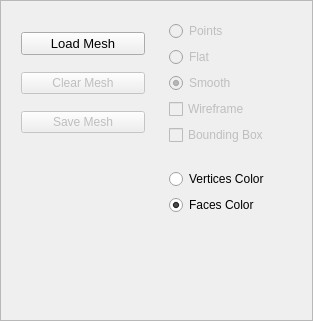
<?xml version="1.0" encoding="UTF-8"?>
<ui version="4.0">
 <class>EigenMeshManager</class>
 <widget class="QFrame" name="EigenMeshManager">
  <property name="geometry">
   <rect>
    <x>0</x>
    <y>0</y>
    <width>313</width>
    <height>321</height>
   </rect>
  </property>
  <property name="windowTitle">
   <string>Frame</string>
  </property>
  <property name="frameShape">
   <enum>QFrame::StyledPanel</enum>
  </property>
  <property name="frameShadow">
   <enum>QFrame::Raised</enum>
  </property>
  <layout class="QGridLayout" name="gridLayout_2">
   <item row="0" column="0">
    <widget class="QFrame" name="frame1">
     <layout class="QGridLayout" name="gridLayout_3">
      <item row="0" column="0">
       <widget class="QPushButton" name="loadMeshButton">
        <property name="font">
         <font>
          <pointsize>10</pointsize>
         </font>
        </property>
        <property name="text">
         <string>Load Mesh</string>
        </property>
       </widget>
      </item>
      <item row="1" column="0">
       <widget class="QPushButton" name="clearMeshButton">
        <property name="enabled">
         <bool>false</bool>
        </property>
        <property name="text">
         <string>Clear Mesh</string>
        </property>
       </widget>
      </item>
      <item row="2" column="0">
       <widget class="QPushButton" name="saveMeshButton">
        <property name="enabled">
         <bool>false</bool>
        </property>
        <property name="text">
         <string>Save Mesh</string>
        </property>
       </widget>
      </item>
     </layout>
    </widget>
   </item>
   <item row="0" column="1">
    <widget class="QFrame" name="frame2">
     <layout class="QGridLayout" name="gridLayout_4">
      <item row="3" column="0">
       <widget class="QCheckBox" name="wireframeMeshCheckBox">
        <property name="enabled">
         <bool>false</bool>
        </property>
        <property name="text">
         <string>Wireframe</string>
        </property>
        <property name="checked">
         <bool>false</bool>
        </property>
       </widget>
      </item>
      <item row="2" column="0">
       <widget class="QRadioButton" name="smoothMeshRadioButton">
        <property name="enabled">
         <bool>false</bool>
        </property>
        <property name="text">
         <string>Smooth</string>
        </property>
        <property name="checked">
         <bool>true</bool>
        </property>
       </widget>
      </item>
      <item row="0" column="0">
       <widget class="QRadioButton" name="pointsMeshRadioButton">
        <property name="enabled">
         <bool>false</bool>
        </property>
        <property name="text">
         <string>Points</string>
        </property>
        <property name="checked">
         <bool>false</bool>
        </property>
       </widget>
      </item>
      <item row="1" column="0">
       <widget class="QRadioButton" name="flatMeshRadioButton">
        <property name="enabled">
         <bool>false</bool>
        </property>
        <property name="text">
         <string>Flat</string>
        </property>
        <property name="checked">
         <bool>false</bool>
        </property>
       </widget>
      </item>
      <item row="4" column="0">
       <widget class="QCheckBox" name="boundingBoxCheckBox">
        <property name="enabled">
         <bool>false</bool>
        </property>
        <property name="text">
         <string>Bounding Box</string>
        </property>
       </widget>
      </item>
     </layout>
    </widget>
   </item>
   <item row="1" column="1">
    <widget class="QFrame" name="frame">
     <property name="frameShape">
      <enum>QFrame::NoFrame</enum>
     </property>
     <property name="frameShadow">
      <enum>QFrame::Plain</enum>
     </property>
     <layout class="QGridLayout" name="gridLayout">
      <item row="0" column="0">
       <widget class="QRadioButton" name="verticesColorRadioButton">
        <property name="text">
         <string>Vertices Color</string>
        </property>
        <property name="checked">
         <bool>false</bool>
        </property>
       </widget>
      </item>
      <item row="1" column="0">
       <widget class="QRadioButton" name="faceColorRadioButton">
        <property name="text">
         <string>Faces Color</string>
        </property>
        <property name="checked">
         <bool>true</bool>
        </property>
       </widget>
      </item>
     </layout>
    </widget>
   </item>
   <item row="2" column="1">
    <spacer name="verticalSpacer">
     <property name="orientation">
      <enum>Qt::Vertical</enum>
     </property>
     <property name="sizeHint" stdset="0">
      <size>
       <width>20</width>
       <height>40</height>
      </size>
     </property>
    </spacer>
   </item>
  </layout>
 </widget>
 <resources/>
 <connections/>
</ui>
